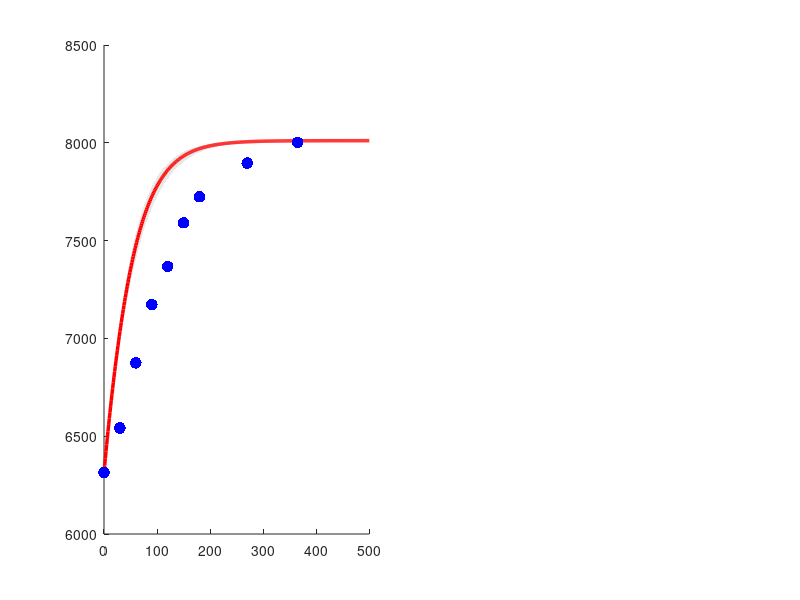

Here is the MATLAB script that generated this plot: (Note: this script raises an error after producing the figure.)
% ==================== Fixed Parameters (from 基础固定参数.md) ====================
K     = 8011;     % saturation capacity (tons/day)
gamma = 0.022;    % intrinsic growth rate (1/day)
x0    = 6314;     % initial recovery (tons/day)

% Derived constant
A = K / x0 - 1;   % 0.26877

% ==================== Measured Data ====================
t_data = [0, 30, 60, 90, 120, 150, 180, 270, 365];
y_data = [6314, 6542, 6875, 7173, 7368, 7591, 7724, 7896, 8002];

% ==================== Logistic Model ====================
% x(t) = K / (1 + (K/x0 - 1) * exp(-gamma * t))
logistic = @(t) K ./ (1 + A * exp(-gamma * t));

% ==================== Predictions & Metrics ====================
y_pred = logistic(t_data);
residuals = y_data - y_pred;

ss_res = sum(residuals.^2);
ss_tot = sum((y_data - mean(y_data)).^2);
r2  = 1 - ss_res / ss_tot;
mae = mean(abs(residuals));
rmse = sqrt(mean(residuals.^2));
mape = mean(abs(residuals ./ y_data)) * 100;

fprintf('========================================\n');
fprintf('  Logistic Model (Zero Free Params)\n');
fprintf('========================================\n');
fprintf('  K = %d, gamma = %.3f, x0 = %d\n', K, gamma, x0);
fprintf('  A = K/x0-1 = %.5f\n', A);
fprintf('  R^2 = %.4f, MAE = %.1f, RMSE = %.1f, MAPE = %.2f%%\n', ...
        r2, mae, rmse, mape);
fprintf('========================================\n');

% ==================== Smooth Curve ====================
t_smooth = linspace(0, 500, 400);
x_smooth = logistic(t_smooth);

% ==================== Figure 1: Main Fit ====================
figure('Position', [100, 100, 1400, 550]);

% --- Left: Model curve + data ---
subplot(1, 2, 1);
hold on;

% Sensitivity band (gamma +/- 10%)
gamma_lo = gamma * 0.9;
gamma_hi = gamma * 1.1;
A_lo = K / x0 - 1;  % same A since x0, K fixed
x_lo = K ./ (1 + A_lo * exp(-gamma_lo * t_smooth));
x_hi = K ./ (1 + A_lo * exp(-gamma_hi * t_smooth));
fill([t_smooth, fliplr(t_smooth)], [x_lo, fliplr(x_hi)], ...
     [0.85, 0.85, 0.85], 'EdgeColor', 'none', 'FaceAlpha', 0.6, ...
     'DisplayName', '\gamma \pm 10\%');

% Main logistic curve
plot(t_smooth, x_smooth, 'r-', 'LineWidth', 2.5, ...
     'DisplayName', sprintf('x(t) = K/(1+Ae^{-\\gamma t})'));

% Data points
scatter(t_data, y_data, 70, 'b', 'filled', ...
        'DisplayName', 'Measured data');

% Saturation line
yline(K, 'k--', 'LineWidth', 1.5, ...
      'DisplayName', sprintf('K = %d', K));

% Initial point (forced)
scatter(0, x0, 100, 'g', 's', 'filled', ...
        'DisplayName', sprintf('x_0 = %d (fixed)', x0));

xlabel('Time t (days)', 'FontSize', 12);
ylabel('Recovery Amount x(t) (tons/day)', 'FontSize', 12);
title(sprintf('Logistic Growth Model  (R^2 = %.4f)', r2), ...
      'FontSize', 14, 'FontWeight', 'bold');
legend('Location', 'southeast', 'FontSize', 9);
grid on;
hold off;

% --- Right: Residuals ---
subplot(1, 2, 2);
hold on;

% Zero line
yline(0, 'k-', 'LineWidth', 1);

% Residual stems
stem(t_data, residuals, 'b', 'LineWidth', 2, 'MarkerSize', 8, ...
     'Color', [0.1, 0.4, 0.8]);

% MAE band
yline( mae, 'r--', 'LineWidth', 1.2);
yline(-mae, 'r--', 'LineWidth', 1.2, ...
      'DisplayName', sprintf('MAE = %.1f', mae));

% Color-code: positive vs negative
hold on;
for i = 1:length(t_data)
    if residuals(i) >= 0
        c = [0.2, 0.7, 0.2];  % green: model under-predicts
    else
        c = [0.9, 0.2, 0.2];  % red: model over-predicts
    end
    stem(t_data(i), residuals(i), 'LineWidth', 2, 'MarkerSize', 8, ...
         'Color', c, 'MarkerFaceColor', c);
end

xlabel('Time t (days)', 'FontSize', 12);
ylabel('Residual (tons/day)', 'FontSize', 12);
title(sprintf('Residuals  (RMSE = %.1f, MAPE = %.2f%%)', rmse, mape), ...
      'FontSize', 14, 'FontWeight', 'bold');
legend('Location', 'best', 'FontSize', 9);
grid on;
hold off;

saveas(gcf, 'logistic_fit_matlab.png');
fprintf('Saved: logistic_fit_matlab.png\n');

% ==================== Figure 2: Phase Analysis ====================
figure('Position', [100, 100, 900, 600]);
hold on;

% Plot smooth curve
plot(t_smooth, x_smooth, 'b-', 'LineWidth', 2.5);
% Plot data with residual coloring
for i = 1:length(t_data)
    if residuals(i) >= 0
        scatter(t_data(i), y_data(i), 80, [0.2, 0.7, 0.2], 'filled', 'o');
    else
        scatter(t_data(i), y_data(i), 80, [0.9, 0.2, 0.2], 'filled', 'o');
    end
end
yline(K, 'k--', 'LineWidth', 1.5);

% Phase dividers
xline(60,  ':', 'LineWidth', 1.2, 'Alpha', 0.5);
xline(180, ':', 'LineWidth', 1.2, 'Alpha', 0.5);

% Phase labels
yl = ylim;
y_mid = K + (yl(2) - K) * 0.6;
text(25,  y_mid, 'Phase I\nInitiation',   'FontSize', 11, 'HorizontalAlign', 'center', ...
     'Color', [0.3 0.3 0.3], 'FontWeight', 'bold');
text(120, y_mid, 'Phase II\nRapid Growth', 'FontSize', 11, 'HorizontalAlign', 'center', ...
     'Color', [0.3 0.3 0.3], 'FontWeight', 'bold');
text(320, y_mid, 'Phase III\nSaturation',  'FontSize', 11, 'HorizontalAlign', 'center', ...
     'Color', [0.3 0.3 0.3], 'FontWeight', 'bold');

xlabel('Time t (days)', 'FontSize', 12);
ylabel('Recovery Amount x(t) (tons/day)', 'FontSize', 12);
title(sprintf('Logistic Growth: Three-Phase Analysis  (\\gamma = %.3f)', gamma), ...
      'FontSize', 14, 'FontWeight', 'bold');
legend({'Model x(t)', 'Under-predicted (res>0)', 'Over-predicted (res<0)', ...
        sprintf('K = %d', K)}, ...
        'Location', 'southeast', 'FontSize', 9);
grid on;
hold off;

saveas(gcf, 'logistic_phases_matlab.png');
fprintf('Saved: logistic_phases_matlab.png\n');
